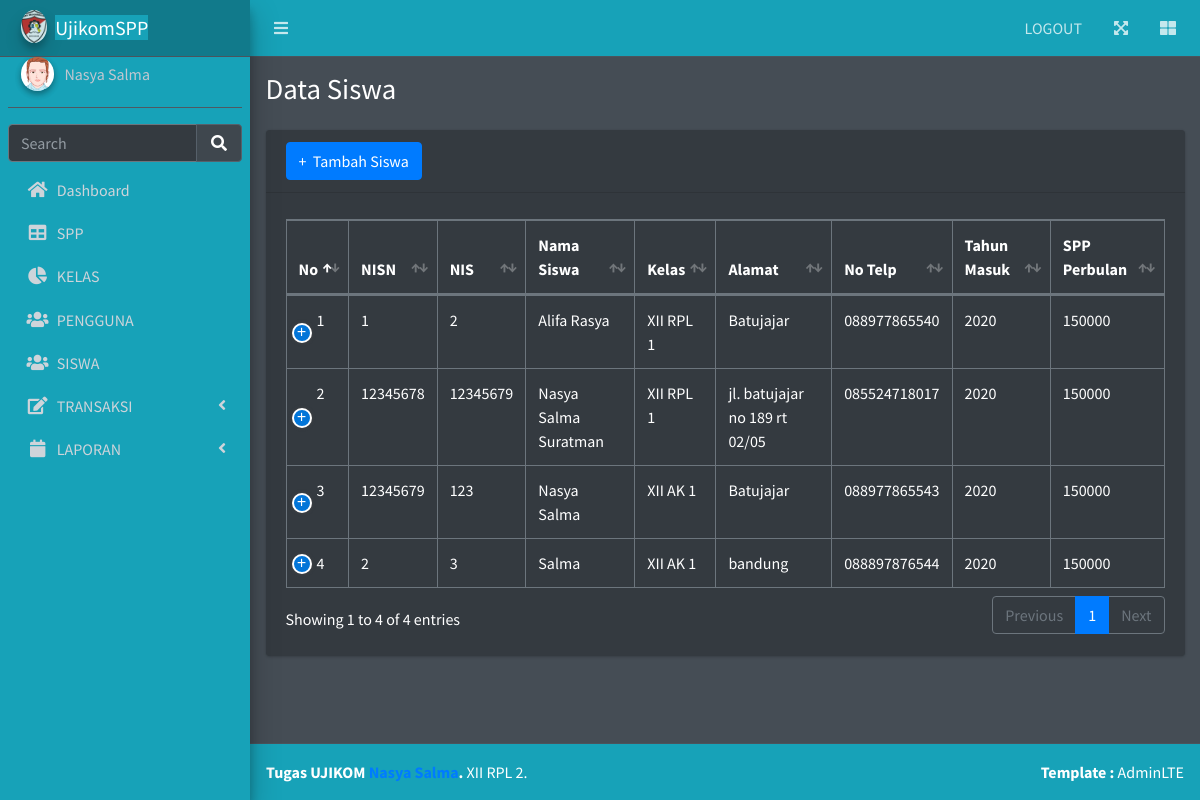
The app's page /siswa.php with its own data.
### tables this page shows
CREATE TABLE `siswa` (
  `nisn` varchar(11) NOT NULL,
  `nis` varchar(11) NOT NULL,
  `nama` varchar(35) NOT NULL,
  `id_kelas` int(11) NOT NULL,
  `alamat` text NOT NULL,
  `no_telp` varchar(13) NOT NULL,
  `id_spp` int(11) NOT NULL
);

CREATE TABLE `kelas` (
  `id_kelas` int(11) NOT NULL,
  `nama_kelas` varchar(10) NOT NULL,
  `kompetensi_keahlian` varchar(50) NOT NULL
);

CREATE TABLE `spp` (
  `id_spp` int(11) NOT NULL,
  `tahun` int(11) NOT NULL,
  `nominal` int(11) NOT NULL
);

### siswa.php (the view, shortened to what this page needs)
<?php
include('koneksi.php');
?>
<!DOCTYPE html>
<html lang="en">
<head>
  <link rel="stylesheet" href="plugins/fontawesome-free/css/all.min.css">
  <link rel="stylesheet" href="plugins/datatables-bs4/css/dataTables.bootstrap4.min.css">
  <link rel="stylesheet" href="plugins/datatables-responsive/css/responsive.bootstrap4.min.css">
  <link rel="stylesheet" href="plugins/datatables-buttons/css/buttons.bootstrap4.min.css">
  <link rel="stylesheet" href="dist/css/adminlte.min.css">
</head>
<body class="hold-transition dark-mode sidebar-mini layout-fixed layout-navbar-fixed layout-footer-fixed">
  <div class="wrapper">
    <nav class="main-header navbar navbar-expand navbar-dark bg-info">
      <ul class="navbar-nav">
        <li class="nav-item">
          <a class="nav-link" data-widget="pushmenu" href="#" role="button"><i class="fas fa-bars"></i></a>
        </li>
      </ul>
      <ul class="navbar-nav ml-auto">
        <li class="nav-item d-none d-sm-inline-block">
          <a href="logout.php" class="nav-link">LOGOUT</a>
        </li>
        <li class="nav-item">
          <a class="nav-link" data-widget="fullscreen" href="#" role="button">
            <i class="fas fa-expand-arrows-alt"></i>
          </a>
        </li>
        <li class="nav-item">
          <a class="nav-link" data-widget="control-sidebar" data-slide="true" href="#" role="button">
            <i class="fas fa-th-large"></i>
          </a>
        </li>
      </ul>
    </nav>
    <?php include("include/menu.php") ?>
    <div class="content-wrapper">
      <section class="content-header">
        <div class="container-fluid">
          <div class="row mb-2">
            <div class="col-sm-6">
              <h1>Data Siswa</h1>
            </div>
            <div class="col-sm-6">
            </div>
          </div>
        </div>
      </section>
      <section class="content">
        <div class="container-fluid">
          <div class="row">
            <div class="col-12">
              <div class="card">
                <div class="card-header">
                  <a class="btn btn-primary" href="tambah_siswa.php" role="button">+ &nbsp;Tambah Siswa</a>
                </div>
                <div class="card-body">
                  <table id="example2" class="table table-bordered table-hover">
                    <thead>
                      <tr>
                        <th>No</th>
                        <th>NISN</th>
                        <th>NIS</th>
                        <th>Nama Siswa</th>
                        <th>Kelas</th>
                        <th>Alamat</th>
                        <th>No Telp</th>
                        <th>Tahun Masuk</th>
                        <th>SPP Perbulan</th>
                      </tr>
                    </thead>
                    <tbody>
                      <?php
                      $query = "SELECT * FROM siswa,kelas,spp where siswa.id_kelas=kelas.id_kelas AND siswa.id_spp=spp.id_spp ORDER BY nisn ASC";
                      $result = mysqli_query($koneksi, $query);
                      $no = 1;
                      while ($row = mysqli_fetch_assoc($result)) {
                      ?>
                        <tr>
                          <td><?php echo $no; ?></td>
                          <td><?php echo $row['nisn']; ?></td>
                          <td><?php echo $row['nis']; ?></td>
                          <td><?php echo $row['nama']; ?></td>
                          <td><?php echo $row['nama_kelas']; ?></td>
                          <td><?php echo $row['alamat']; ?></td>
                          <td><?php echo $row['no_telp']; ?></td>
                          <td><?php echo $row['tahun']; ?></td>
                          <td><?php echo $row['nominal']; ?></td>
                        </tr>
                      <?php
                        $no++;
                      }
                      ?>
                    </tbody>
                  </table>
                </div>
              </div>
            </div>
          </div>
        </div>
      </section>
    </div>
    <footer class="main-footer bg-info">
      <strong>Tugas UJIKOM <a href="https://adminlte.io">Nasya Salma</a>.</strong>
      XII RPL 2.
      <div class="float-right d-none d-sm-inline-block">
        <b>Template :</b> AdminLTE
      </div>
    </footer>
  </div>
</body>
</html>

### include/menu.php (shortened to what this page needs)
<aside class="main-sidebar sidebar-dark-primary elevation-4 bg-info text-black">
  <a href="" class="brand-link bg-info">
    <img src="dist/img/mahardhika.jpg" alt="mahardhika Logo" class="brand-image img-circle elevation-3" style="opacity: .8">
    <span class="brand-text font-weight-dark bg-info">UjikomSPP</span>
  </a>
  <div class="sidebar">
    <div class="user-panel mt-3 pb-3 mb-3 d-flex">
      <div class="image">
        <img src="dist/img/avatar2.png" class="img-circle elevation-2" alt="User Image">
      </div>
      <div class="info">
        <a href="#" class="d-block">Nasya Salma</a>
      </div>
    </div>
    <div class="form-inline">
      <div class="input-group" data-widget="sidebar-search bg-dark">
        <input class="form-control form-control-sidebar" type="search" placeholder="Search" aria-label="Search">
        <div class="input-group-append">
          <button class="btn btn-sidebar">
            <i class="fas fa-search fa-fw"></i>
          </button>
        </div>
      </div>
    </div>
    <nav class="mt-2">
      <ul class="nav nav-pills nav-sidebar flex-column" data-widget="treeview" role="menu" data-accordion="false">
        <li class="nav-item ">
          <a href="dashboard.php" class="nav-link">
            <i class="nav-icon fas fa-home"></i>
            <p>
              Dashboard
            </p>
          </a>
        </li>
        <li class="nav-item ">
          <a href="spp.php" class="nav-link ">
            <i class="nav-icon fas fa-table"></i>
            <p>
              SPP
            </p>
          </a>
        </li>
        <li class="nav-item ">
          <a href="kelas.php" class="nav-link ">
            <i class="nav-icon fas fa-chart-pie"></i>
            <p>
              KELAS
            </p>
          </a>
        </li>
        <li class="nav-item ">
          <a href="petugas.php" class="nav-link ">
            <i class="nav-icon fas fa-users"></i>
            <p>
              PENGGUNA
            </p>
          </a>
        </li>
        <li class="nav-item ">
          <a href="siswa.php" class="nav-link ">
            <i class="nav-icon fas fa-users"></i>
            <p>
              SISWA
            </p>
          </a>
        </li>
        <li class="nav-item">
          <a href="#" class="nav-link">
            <i class="nav-icon fas fa-edit"></i>
            <p>
              TRANSAKSI
              <i class="fas fa-angle-left right"></i>
            </p>
          </a>
        </li>
        <li class="nav-item">
          <a href="#" class="nav-link">
            <i class="nav-icon fas fa-calendar"></i>
            <p>
              LAPORAN
              <i class="fas fa-angle-left right"></i>
            </p>
          </a>
        </li>
      </ul>
    </nav>
  </div>
</aside>

### records on screen
siswa: nisn "1", nis "2", nama "Alifa Rasya", id_kelas.nama_kelas "XII RPL 1", alamat "Batujajar", no_telp "088977865540", id_spp.tahun "2020", id_spp.nominal "150000"
siswa: nisn "12345678", nis "12345679", nama "Nasya Salma Suratman", id_kelas.nama_kelas "XII RPL 1", alamat "jl. batujajar no 189 rt 02/05", no_telp "085524718017", id_spp.tahun "2020", id_spp.nominal "150000"
siswa: nisn "12345679", nis "123", nama "Nasya Salma", id_kelas.nama_kelas "XII AK 1", alamat "Batujajar", no_telp "088977865543", id_spp.tahun "2020", id_spp.nominal "150000"
siswa: nisn "2", nis "3", nama "Salma", id_kelas.nama_kelas "XII AK 1", alamat "bandung", no_telp "088897876544", id_spp.tahun "2020", id_spp.nominal "150000"
